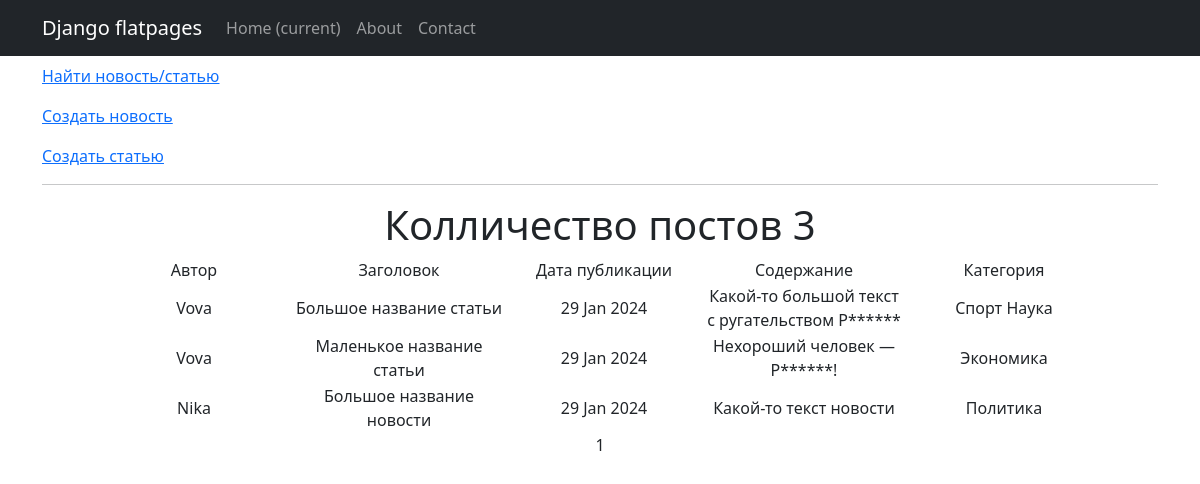
The app's page /post/, older data.
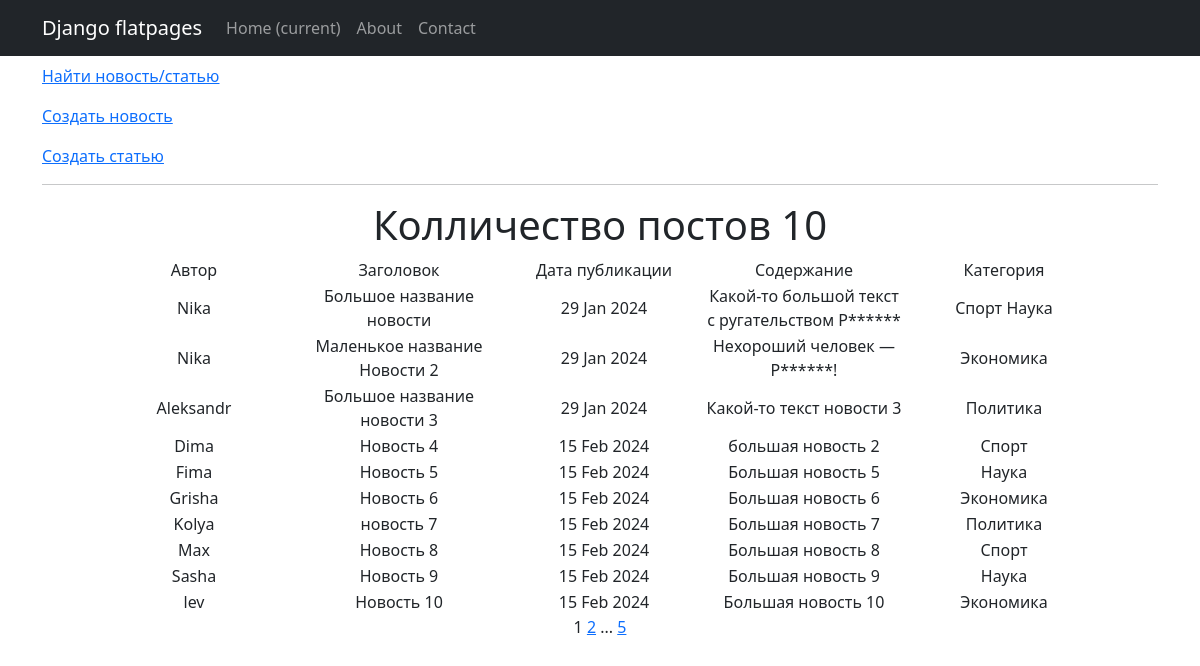
The same page, newer data.
### news/models.py (models this page shows, shortened)
class Post(models.Model):
    author = models.ForeignKey(Author, on_delete=models.CASCADE)
    NEWS = 'NW'
    ARTICLE = 'AR'
    CATEGORY_CHOICES = (
        (NEWS, 'Новость'),
        (ARTICLE, 'Статья'),
        )
    categoryType = models.CharField(max_length=2, choices=CATEGORY_CHOICES, default=ARTICLE)
    dateCreation = models.DateTimeField(auto_now_add=True)
    postCategory = models.ManyToManyField(Category, through='PostCategory')
    title = models.CharField(max_length=128)
    text = models.TextField()
    rating = models.SmallIntegerField(default=0)

class Author(models.Model):
    authorUser = models.OneToOneField(User, on_delete=models.CASCADE)
    ratingAuthor = models.SmallIntegerField(default=0)

class Category(models.Model):
    name = models.CharField(max_length=64, unique=True)

### news/views.py (the view)
# urls.py: path('post/', PostList.as_view(), name='post_list'),
class PostList(ListView):
    model = Post
    ordering = 'dateCreation'
    template_name = 'news.html'
    context_object_name = 'post_l'
    paginate_by = 10
    def get_queryset(self):
        queryset = super().get_queryset()
        self.filterset = NewsFilter(self.request.GET, queryset)
        return self.filterset.qs
    def get_context_data(self, **kwargs):
        context = super().get_context_data(**kwargs)
        context['filterset'] = self.filterset
        return context

### news/templatetags/custom_filters.py (called while the page is built)
@register.filter()
def censor(value):
   for word in censor_list:
      value = value.replace(word[1:], '*' * len(word[1:]))
      return value

### templates/news.html (shortened to what this page needs)
{% extends 'flatpages/default.html' %}
{% load custom_filters %}
{% block content %}
    <p style="text-align: left;"><a href="{% url 'post_search' %}">Найти новость/статью</a></p>
    <p style="text-align: left;"><a href="{% url 'news_create' %}">Создать новость</a></p>
    <p style="text-align: left;"><a href="{% url 'articles_create' %}">Создать статью</a></p>
    <hr>
    {% if post_l %}
        <h1> Колличество постов {{ post_l|length }}</h1>
        <table style="margin-left: auto; margin-right: auto;">
            <tr>
                <td style="width: 200px;">Автор</td>
                <td style="width: 210px;">Заголовок</td>
                <td style="width: 200px;">Дата публикации</td>
                <td style="width: 200px;">Содержание</td>
                <td style="width: 200px;">Категория</td>
            </tr>
            {% for post in post_l %}
            <tr>
                <td style="width: 200px;">{{ post.author.authorUser }}</td>
                <td style="width: 210px;">{{ post.title }}</td>
                <td style="width: 200px;">{{ post.dateCreation|date:'d M Y' }}</td>
                <td style="width: 200px;">{{ post.text|truncatewords:20|censor }}</td>
                <td style="width: 200px;">
                    {% for cat in post.postCategory.all %}
                        {{ cat.name }}
                    {% endfor %}
                </td>
                <td>
                </td>
            </tr>
            {% endfor %}
        </table>
    {% else %}
    <h3>Публикаций нет!</h3>
    {% endif %}
    {{ page_obj.number }}
    {% if page_obj.has_next %}
        <a href="?page={{ page_obj.next_page_number }}">{{ page_obj.next_page_number }}</a>
        {% if paginator.num_pages != page_obj.next_page_number %}
            ...
            <a href="?page={{ page_obj.paginator.num_pages }}">{{ page_obj.paginator.num_pages }}</a>
        {% endif %}
    {% endif %}
{% endblock content %}

### templates/flatpages/default.html (shortened to what this page needs)
<!DOCTYPE html>
<html lang="en">
    <head>
        {% load static %}
        <link href="{% static 'css/styles.css' %}" rel="stylesheet" />
    </head>
    <body>
        <nav class="navbar navbar-expand-lg navbar-dark bg-dark static-top">
   <div class="container">
       <a class="navbar-brand" href="#">Django flatpages</a>
       <div class="collapse navbar-collapse" id="navbarResponsive">
           <ul class="navbar-nav ml-auto">
               <li class="nav-item active">
                   <a class="nav-link" href="#">Home
                       <span class="sr-only">(current)</span>
                   </a>
               </li>
               <li class="nav-item">
                   <a class="nav-link" href="/about/">About</a>
               </li>
               <li class="nav-item">
                   <a class="nav-link" href="/contacts/">Contact</a>
               </li>
           </ul>
       </div>
   </div>
</nav>
        <div class="container">
            <div class="row">
                 <div class="col-lg-12 text-center">
                    {% block content %}{% endblock content %}
                 </div>
            </div>
    </div>
    </body>
</html>

Row changes from the older to the newer data that the page shows:
changed Post "Какой-то большой текст с ругательством Р******": author.authorUser "Vova" → "Nika"; title "Большое название статьи" → "Большое название новости"
changed Post "Нехороший человек — Р******!": author.authorUser "Vova" → "Nika"; title "Маленькое название статьи" → "Маленькое название Новости 2"
changed Post: author.authorUser "Nika" → "Aleksandr"; title "Большое название новости" → "Большое название новости 3"; text|censor "Какой-то текст новости" → "Какой-то текст новости 3"
added Post: author.authorUser "Dima", title "Новость 4", dateCreation "15 Feb 2024", text|censor "большая новость 2", Category (name "Спорт")
added Post: author.authorUser "Fima", title "Новость 5", dateCreation "15 Feb 2024", text|censor "Большая новость 5", Category (name "Наука")
added Post: author.authorUser "Grisha", title "Новость 6", dateCreation "15 Feb 2024", text|censor "Большая новость 6", Category (name "Экономика")
added Post: author.authorUser "Kolya", title "новость 7", dateCreation "15 Feb 2024", text|censor "Большая новость 7", Category (name "Политика")
added Post: author.authorUser "Max", title "Новость 8", dateCreation "15 Feb 2024", text|censor "Большая новость 8", Category (name "Спорт")
added Post: author.authorUser "Sasha", title "Новость 9", dateCreation "15 Feb 2024", text|censor "Большая новость 9", Category (name "Наука")
added Post: author.authorUser "lev", title "Новость 10", dateCreation "15 Feb 2024", text|censor "Большая новость 10", Category (name "Экономика")
Text that changed along with them:
{{ post_l|length }}: "3" → "10"
{{ page_obj.next_page_number }}: (not shown) → "2"
{{ page_obj.paginator.num_pages }}: (not shown) → "5"
